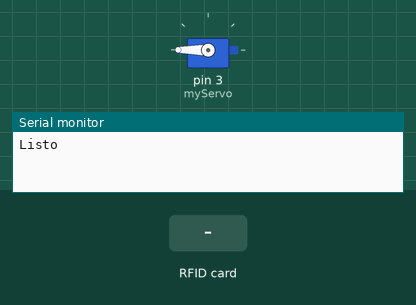
This sketch was run on a simulated Arduino Uno, built with avr-gcc and run on an emulated ATmega328P. Parts: servo, the last lines printed to the serial monitor. Inputs (shaded band) come from the test bench.

Above: at 1.2 s.
1.3 s: RFID card F9 85 46 BA held to the reader
At 8.2 s:
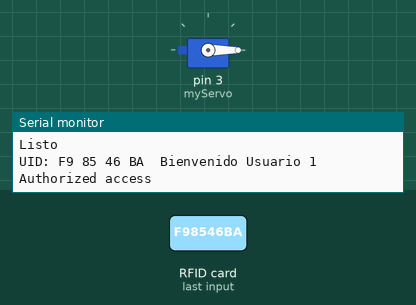
Timing chart, 0 to 8.8 s (numbered marks = the images above; inputs shaded):
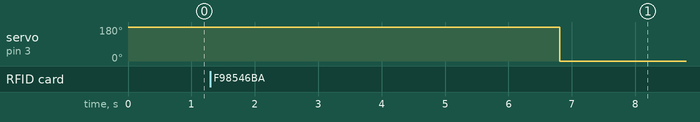

The sketch:

RFID-servo_dayanne.ino
```cpp
#include <SPI.h>
#include <MFRC522.h>
#include <Servo.h>


#define RST_PIN  9
#define SS_PIN   10

MFRC522 mfrc522(SS_PIN, RST_PIN);
Servo myServo;

byte LecturaUID[4];
byte Usuario1[4]= {0xF9, 0x85, 0x46, 0xBA} ; //tarjeta
byte Usuario2[4]= {0x50, 0xE1, 0xB98B, 0x2F} ;   // llave


void setup() {

  Serial.begin(9600);
  SPI.begin();
  mfrc522.PCD_Init();
  myServo.attach(3); //servo pin
  myServo.write(0); //servo start position
  myServo.write (180);
  Serial.println("Listo");
}

void loop(){


  if (! mfrc522.PICC_IsNewCardPresent())
  return;

  if (! mfrc522.PICC_ReadCardSerial())
  return;

  //VER EN LA LAP
  Serial.print("UID:");
  for (byte i = 0; i <mfrc522.uid.size; i++) {
    if (mfrc522.uid.uidByte[i] < 0x10) {
      Serial.print ( " 0");
      }
      else{
        Serial.print (" ");
      }
      Serial.print(mfrc522.uid.uidByte[i], HEX);
      LecturaUID[i]=mfrc522.uid.uidByte[i];
      }

      Serial.print("\t");

       if(comparaUID(LecturaUID, Usuario1))
          Serial.println("Bienvenido Usuario 1");
       else if(comparaUID(LecturaUID, Usuario2))
           Serial.println("Bienvenido Usuario 2");
        else
           Serial.println("No te conozco");

                mfrc522.PICC_HaltA();
                Serial.println("Authorized access");
    Serial.println();
    delay(500);
    myServo.write(180);
    delay(5000);
    myServo.write(0);
}

boolean comparaUID(byte lecturaUID[],byte usuario[])
{
  for (byte i=0; i <mfrc522.uid.size; i++){
    if(lecturaUID[i] != usuario[i])
       return(false);
  }
       return(true);
}
```

Measured:
- after the input at 1.3 s, servo on pin 3 (myServo): 180° → 0° after 5.5 s
